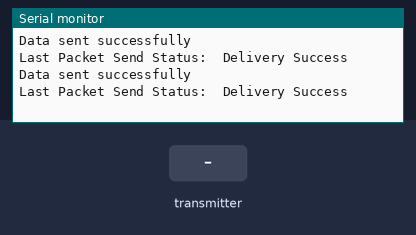
Recording of a sketch running on a simulated ESP32. On the bench: the last lines printed to the serial monitor. Inputs (shaded band) come from the test bench. Random numbers use the default seed unless the sketch sets one.

Above: at 1.2 s.
1.3 s: the transmitter starts sending value1 = 0
At 1.61 s:
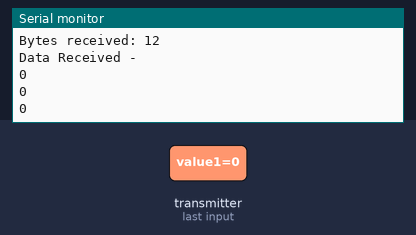
2.8 s: the transmitter starts sending value2 = 1024
4.3 s: the transmitter starts sending value3 = 2048
At 4.61 s:
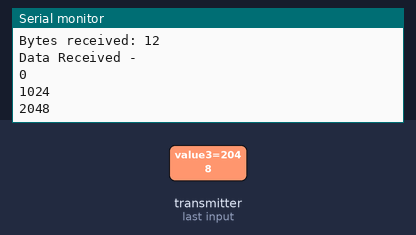
5.8 s: the transmitter starts sending value1 = 4095
Timing chart, 0 to 8.3 s (numbered marks = the images above; inputs shaded):
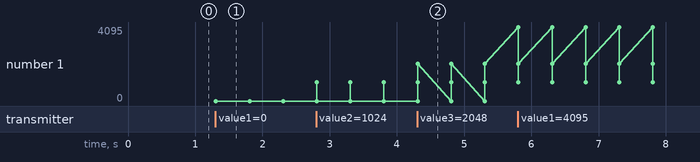

Measured:
- after the input at 1.3 s, the serial monitor: prints a new line at once (image 1)
- after the input at 4.3 s, the serial monitor: prints a new line at once (image 2)
- plotted number 1: 0 → 2048 after the input at 4.3 s

The sketch:

ESP32_P2P.ino
```cpp
#include <esp_now.h>
#include <WiFi.h>

// REPLACE WITH THE MAC Address of your receiver
uint8_t broadcastAddress[] = { 0xFF, 0xFF, 0xFF, 0xFF, 0xFF, 0xFF };

//Structure example to send data
//Must match the receiver structure
typedef struct struct_message {
  int value1;
  int value2;
  int value3;
} struct_message;

// Create a struct_message to hold the data for sending
struct_message sendData;

// Create a struct_message to hold incoming data
struct_message receiveData;

// Create peer interface
esp_now_peer_info_t peerInfo;

// Callback when data is sent
void OnDataSent(const uint8_t *mac_addr, esp_now_send_status_t status) {
  Serial.print("\r\nLast Packet Send Status:\t");
  Serial.println(status == ESP_NOW_SEND_SUCCESS ? "Delivery Success" : "Delivery Fail");
}

// Callback when data is received
void OnDataRecv(const uint8_t *mac, const uint8_t *incomingData, int len) {
  memcpy(&receiveData, incomingData, sizeof(receiveData));
  Serial.print("Bytes received: ");
  Serial.println(len);
  Serial.println("Data Received -");
  Serial.println(receiveData.value1);
  Serial.println(receiveData.value2);
  Serial.println(receiveData.value3);
  Serial.println();
}

void setup() {
  Serial.begin(115200);

  // Set device as a Wi-Fi Station
  WiFi.mode(WIFI_STA);

  // obtain the mac address
  //Serial.println(WiFi.macAddress());
  String mac_addr = WiFi.macAddress();
  for (int i = 0; i < 6; i++) {
    String x = mac_addr.substring((i * 3), (i * 3) + 2);
    Serial.print("0x");
    Serial.print(x);
    if (i != 5) Serial.print(", ");
  }
  Serial.println();
  Serial.println("Update this mac address in broadcastAddress of other board, and re-uplod the code. Ignore if already done.");

  // Init ESP-NOW
  if (esp_now_init() != ESP_OK) {
    Serial.println("Error initializing ESP-NOW");
    return;
  }

  // Register peer
  memcpy(peerInfo.peer_addr, broadcastAddress, 6);
  peerInfo.channel = 0;
  peerInfo.encrypt = false;

  // Add peer
  if (esp_now_add_peer(&peerInfo) != ESP_OK) {
    Serial.println("Failed to add peer");
    return;
  }

  // Register for a callback function that will be called when data is send
  esp_now_register_send_cb(OnDataSent);

  // Register for a callback function that will be called when data is received
  esp_now_register_recv_cb(OnDataRecv);
}

void loop() {
  // Set values to send
  sendData.value1 = random(0, 100);
  sendData.value2 = random(0, 100);
  sendData.value3 = random(0, 100);

  // Send message via ESP-NOW
  esp_err_t result = esp_now_send(broadcastAddress, (uint8_t *)&sendData, sizeof(sendData));

  // show the results
  if (result == ESP_OK)
    Serial.println("Data sent successfully");
  else
    Serial.println("Error sending the data");

  delay(1000);
}
```
